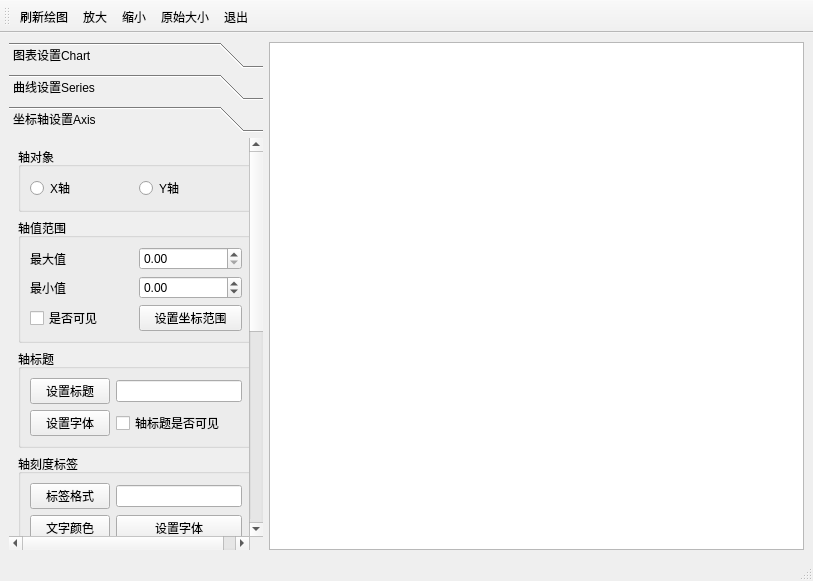
<?xml version="1.0" encoding="UTF-8"?>
<ui version="4.0">
 <class>MainWindow</class>
 <widget class="QMainWindow" name="MainWindow">
  <property name="geometry">
   <rect>
    <x>0</x>
    <y>0</y>
    <width>813</width>
    <height>581</height>
   </rect>
  </property>
  <property name="windowTitle">
   <string>MainWindow</string>
  </property>
  <widget class="QWidget" name="centralwidget">
   <layout class="QGridLayout" name="gridLayout" columnstretch="0,1">
    <item row="0" column="0">
     <widget class="QToolBox" name="toolBox">
      <property name="whatsThis">
       <string>&lt;html&gt;&lt;head/&gt;&lt;body&gt;&lt;p&gt;&lt;br/&gt;&lt;/p&gt;&lt;/body&gt;&lt;/html&gt;</string>
      </property>
      <property name="currentIndex">
       <number>2</number>
      </property>
      <widget class="QWidget" name="page_1">
       <property name="geometry">
        <rect>
         <x>0</x>
         <y>0</y>
         <width>225</width>
         <height>550</height>
        </rect>
       </property>
       <attribute name="label">
        <string>图表设置Chart</string>
       </attribute>
       <layout class="QGridLayout" name="gridLayout_2" rowstretch="1,2,2,1" rowminimumheight="0,0,0,0">
        <item row="0" column="0">
         <widget class="QGroupBox" name="groupBox_legend">
          <property name="title">
           <string>标题</string>
          </property>
          <layout class="QGridLayout" name="gridLayout_3">
           <item row="0" column="0">
            <widget class="QLineEdit" name="lineEdit_title">
             <property name="minimumSize">
              <size>
               <width>110</width>
               <height>20</height>
              </size>
             </property>
            </widget>
           </item>
           <item row="0" column="1">
            <widget class="QPushButton" name="btn_set">
             <property name="minimumSize">
              <size>
               <width>51</width>
               <height>21</height>
              </size>
             </property>
             <property name="text">
              <string>设置</string>
             </property>
            </widget>
           </item>
           <item row="1" column="0" colspan="2">
            <widget class="QPushButton" name="btn_titleFont">
             <property name="text">
              <string>设置标题字体</string>
             </property>
            </widget>
           </item>
          </layout>
         </widget>
        </item>
        <item row="1" column="0">
         <widget class="QGroupBox" name="groupBox_legend_2">
          <property name="title">
           <string>图例</string>
          </property>
          <layout class="QGridLayout" name="gridLayout_5">
           <item row="0" column="0">
            <widget class="QRadioButton" name="rBtn_Up">
             <property name="text">
              <string>上方</string>
             </property>
            </widget>
           </item>
           <item row="0" column="1">
            <widget class="QRadioButton" name="rBtn_Down">
             <property name="text">
              <string>下方</string>
             </property>
            </widget>
           </item>
           <item row="1" column="0">
            <widget class="QRadioButton" name="rBtn_Left">
             <property name="text">
              <string>左侧</string>
             </property>
            </widget>
           </item>
           <item row="1" column="1">
            <widget class="QRadioButton" name="rBtn_Right">
             <property name="text">
              <string>右侧</string>
             </property>
            </widget>
           </item>
           <item row="2" column="0">
            <widget class="QCheckBox" name="checkBox_legend">
             <property name="text">
              <string>图例可见</string>
             </property>
            </widget>
           </item>
           <item row="2" column="1">
            <widget class="QCheckBox" name="checkBox_legendBG">
             <property name="text">
              <string>图例背景可见</string>
             </property>
            </widget>
           </item>
           <item row="3" column="0">
            <widget class="QPushButton" name="pBtn_Font">
             <property name="minimumSize">
              <size>
               <width>80</width>
               <height>21</height>
              </size>
             </property>
             <property name="text">
              <string>字体</string>
             </property>
            </widget>
           </item>
           <item row="3" column="1">
            <widget class="QPushButton" name="pBtn_legendcolor">
             <property name="minimumSize">
              <size>
               <width>80</width>
               <height>21</height>
              </size>
             </property>
             <property name="text">
              <string>标签颜色</string>
             </property>
            </widget>
           </item>
          </layout>
         </widget>
        </item>
        <item row="2" column="0">
         <widget class="QGroupBox" name="groupBox_legend_3">
          <property name="title">
           <string>边距</string>
          </property>
          <layout class="QGridLayout" name="gridLayout_19">
           <item row="2" column="1">
            <widget class="QSpinBox" name="spinBox_Left"/>
           </item>
           <item row="3" column="1">
            <widget class="QSpinBox" name="spinBox_Right"/>
           </item>
           <item row="0" column="0">
            <widget class="QLabel" name="label_MarginUp">
             <property name="text">
              <string>上边距</string>
             </property>
            </widget>
           </item>
           <item row="3" column="0">
            <widget class="QLabel" name="label_MarginRight">
             <property name="text">
              <string>右边距</string>
             </property>
            </widget>
           </item>
           <item row="0" column="1">
            <widget class="QSpinBox" name="spinBox_Up"/>
           </item>
           <item row="1" column="0">
            <widget class="QLabel" name="label_MarginDown">
             <property name="text">
              <string>下边距</string>
             </property>
            </widget>
           </item>
           <item row="1" column="1">
            <widget class="QSpinBox" name="spinBox_Down"/>
           </item>
           <item row="2" column="0">
            <widget class="QLabel" name="label_MarginLeft">
             <property name="text">
              <string>左边距</string>
             </property>
            </widget>
           </item>
           <item row="4" column="0" colspan="2">
            <widget class="QPushButton" name="pBtn_setMargin">
             <property name="text">
              <string>设置边距</string>
             </property>
            </widget>
           </item>
          </layout>
         </widget>
        </item>
        <item row="3" column="0">
         <widget class="QGroupBox" name="groupBox_legend_4">
          <property name="title">
           <string>动画效果</string>
          </property>
          <layout class="QGridLayout" name="gridLayout_4" columnstretch="0,0">
           <item row="0" column="1">
            <widget class="QComboBox" name="comboBox_motion">
             <property name="maximumSize">
              <size>
               <width>100</width>
               <height>20</height>
              </size>
             </property>
             <item>
              <property name="text">
               <string>NoAnimation</string>
              </property>
             </item>
             <item>
              <property name="text">
               <string>GridAxisAnimations</string>
              </property>
             </item>
             <item>
              <property name="text">
               <string>SeriesAnimations</string>
              </property>
             </item>
             <item>
              <property name="text">
               <string>AllAnimations</string>
              </property>
             </item>
            </widget>
           </item>
           <item row="1" column="0">
            <widget class="QLabel" name="label_theme">
             <property name="text">
              <string>主题</string>
             </property>
            </widget>
           </item>
           <item row="0" column="0">
            <widget class="QLabel" name="label_motion">
             <property name="text">
              <string>动画效果</string>
             </property>
            </widget>
           </item>
           <item row="1" column="1">
            <widget class="QComboBox" name="comboBox_theme">
             <property name="maximumSize">
              <size>
               <width>100</width>
               <height>20</height>
              </size>
             </property>
             <item>
              <property name="text">
               <string>Light</string>
              </property>
             </item>
             <item>
              <property name="text">
               <string>BlueCerulean</string>
              </property>
             </item>
             <item>
              <property name="text">
               <string>Dark</string>
              </property>
             </item>
             <item>
              <property name="text">
               <string>BrownSand</string>
              </property>
             </item>
             <item>
              <property name="text">
               <string>BlueNcs</string>
              </property>
             </item>
             <item>
              <property name="text">
               <string>新建项目</string>
              </property>
             </item>
             <item>
              <property name="text">
               <string>新建项目</string>
              </property>
             </item>
             <item>
              <property name="text">
               <string>新建项目</string>
              </property>
             </item>
            </widget>
           </item>
          </layout>
         </widget>
        </item>
       </layout>
      </widget>
      <widget class="QWidget" name="page_2">
       <property name="geometry">
        <rect>
         <x>0</x>
         <y>0</y>
         <width>232</width>
         <height>434</height>
        </rect>
       </property>
       <attribute name="label">
        <string>曲线设置Series</string>
       </attribute>
       <layout class="QGridLayout" name="gridLayout_6" rowstretch="1,3,2,1">
        <item row="0" column="0">
         <widget class="QGroupBox" name="groupBox">
          <property name="title">
           <string>操作曲线</string>
          </property>
          <layout class="QGridLayout" name="gridLayout_7">
           <item row="0" column="0">
            <widget class="QRadioButton" name="sin_curve">
             <property name="text">
              <string>sin曲线</string>
             </property>
            </widget>
           </item>
           <item row="0" column="1">
            <widget class="QRadioButton" name="cos_curve">
             <property name="text">
              <string>cos曲线</string>
             </property>
            </widget>
           </item>
          </layout>
         </widget>
        </item>
        <item row="1" column="0">
         <widget class="QGroupBox" name="groupBox_2">
          <property name="title">
           <string>曲线外观</string>
          </property>
          <layout class="QGridLayout" name="gridLayout_10">
           <item row="0" column="0" colspan="2">
            <widget class="QPushButton" name="pBtn_name">
             <property name="text">
              <string>曲线名称</string>
             </property>
            </widget>
           </item>
           <item row="0" column="2">
            <widget class="QLineEdit" name="line_name"/>
           </item>
           <item row="1" column="0" colspan="2">
            <widget class="QPushButton" name="pBtn_color">
             <property name="text">
              <string>曲线颜色</string>
             </property>
            </widget>
           </item>
           <item row="1" column="2">
            <widget class="QPushButton" name="pBtn_pen">
             <property name="text">
              <string>曲线笔( 线条类型)</string>
             </property>
            </widget>
           </item>
           <item row="2" column="0" colspan="2">
            <widget class="QCheckBox" name="checkBox_curve">
             <property name="text">
              <string>曲线可见</string>
             </property>
            </widget>
           </item>
           <item row="2" column="2">
            <widget class="QCheckBox" name="checkBox_data">
             <property name="text">
              <string>数据点可见</string>
             </property>
            </widget>
           </item>
           <item row="3" column="0">
            <widget class="QLabel" name="label_transparency">
             <property name="text">
              <string>透明度</string>
             </property>
             <property name="alignment">
              <set>Qt::AlignRight|Qt::AlignTrailing|Qt::AlignVCenter</set>
             </property>
            </widget>
           </item>
           <item row="3" column="1" colspan="2">
            <widget class="QSlider" name="horizontalSlider">
             <property name="orientation">
              <enum>Qt::Horizontal</enum>
             </property>
            </widget>
           </item>
          </layout>
         </widget>
        </item>
        <item row="2" column="0">
         <widget class="QGroupBox" name="groupBox_3">
          <property name="title">
           <string>数据点标签</string>
          </property>
          <layout class="QGridLayout" name="gridLayout_9">
           <item row="0" column="0">
            <widget class="QCheckBox" name="checkBox_pointLableVisible">
             <property name="text">
              <string>数据点标签可见</string>
             </property>
            </widget>
           </item>
           <item row="1" column="0">
            <widget class="QPushButton" name="pBtn_LabelColor">
             <property name="text">
              <string>数据点标签颜色</string>
             </property>
            </widget>
           </item>
           <item row="2" column="0">
            <widget class="QPushButton" name="pBtn_LabelFont">
             <property name="text">
              <string>数据点标签字体</string>
             </property>
            </widget>
           </item>
          </layout>
         </widget>
        </item>
        <item row="3" column="0">
         <widget class="QGroupBox" name="groupBox_4">
          <property name="title">
           <string>标签格式</string>
          </property>
          <layout class="QGridLayout" name="gridLayout_8">
           <item row="0" column="0">
            <widget class="QRadioButton" name="rBtn_Y">
             <property name="text">
              <string>Y点</string>
             </property>
            </widget>
           </item>
           <item row="0" column="1">
            <widget class="QRadioButton" name="rBtn_XY">
             <property name="text">
              <string>( X点，Y点)</string>
             </property>
            </widget>
           </item>
          </layout>
         </widget>
        </item>
       </layout>
      </widget>
      <widget class="QWidget" name="page_3">
       <property name="geometry">
        <rect>
         <x>0</x>
         <y>0</y>
         <width>265</width>
         <height>806</height>
        </rect>
       </property>
       <attribute name="label">
        <string>坐标轴设置Axis</string>
       </attribute>
       <layout class="QGridLayout" name="gridLayout_18">
        <item row="0" column="0">
         <widget class="QGroupBox" name="groupBox_5">
          <property name="title">
           <string>轴对象</string>
          </property>
          <layout class="QGridLayout" name="gridLayout_11">
           <item row="0" column="0">
            <widget class="QRadioButton" name="rBtn_XAxies">
             <property name="text">
              <string>X轴</string>
             </property>
            </widget>
           </item>
           <item row="0" column="1">
            <widget class="QRadioButton" name="rBtn_YAxies">
             <property name="text">
              <string>Y轴</string>
             </property>
            </widget>
           </item>
          </layout>
         </widget>
        </item>
        <item row="1" column="0">
         <widget class="QGroupBox" name="groupBox_6">
          <property name="title">
           <string>轴值范围</string>
          </property>
          <layout class="QGridLayout" name="gridLayout_12">
           <item row="0" column="0">
            <widget class="QLabel" name="Axis_maxV">
             <property name="text">
              <string>最大值</string>
             </property>
            </widget>
           </item>
           <item row="0" column="1">
            <widget class="QDoubleSpinBox" name="dSBox_maxV"/>
           </item>
           <item row="1" column="0">
            <widget class="QLabel" name="Axis_minV">
             <property name="text">
              <string>最小值</string>
             </property>
            </widget>
           </item>
           <item row="1" column="1">
            <widget class="QDoubleSpinBox" name="dSBox_minV">
             <property name="minimum">
              <double>-50.000000000000000</double>
             </property>
            </widget>
           </item>
           <item row="2" column="0">
            <widget class="QCheckBox" name="Axis_isVisible">
             <property name="text">
              <string>是否可见</string>
             </property>
            </widget>
           </item>
           <item row="2" column="1">
            <widget class="QPushButton" name="Axis_range">
             <property name="text">
              <string>设置坐标范围</string>
             </property>
            </widget>
           </item>
          </layout>
         </widget>
        </item>
        <item row="2" column="0">
         <widget class="QGroupBox" name="groupBox_7">
          <property name="title">
           <string>轴标题</string>
          </property>
          <layout class="QGridLayout" name="gridLayout_13">
           <item row="1" column="0">
            <widget class="QPushButton" name="Axis_font">
             <property name="text">
              <string>设置字体</string>
             </property>
            </widget>
           </item>
           <item row="1" column="1">
            <widget class="QCheckBox" name="Axis_titlesVisible">
             <property name="text">
              <string>轴标题是否可见</string>
             </property>
            </widget>
           </item>
           <item row="0" column="1">
            <widget class="QLineEdit" name="Axis_title"/>
           </item>
           <item row="0" column="0">
            <widget class="QPushButton" name="Axis_setTitle">
             <property name="text">
              <string>设置标题</string>
             </property>
            </widget>
           </item>
          </layout>
         </widget>
        </item>
        <item row="3" column="0">
         <widget class="QGroupBox" name="groupBox_8">
          <property name="title">
           <string>轴刻度标签</string>
          </property>
          <layout class="QGridLayout" name="gridLayout_14">
           <item row="0" column="0">
            <widget class="QPushButton" name="pBtn_style">
             <property name="text">
              <string>标签格式</string>
             </property>
            </widget>
           </item>
           <item row="0" column="1">
            <widget class="QLineEdit" name="lineEdit_style"/>
           </item>
           <item row="1" column="0">
            <widget class="QPushButton" name="pBtn_Fontcolor">
             <property name="text">
              <string>文字颜色</string>
             </property>
            </widget>
           </item>
           <item row="1" column="1">
            <widget class="QPushButton" name="pBtn_setFont">
             <property name="text">
              <string>设置字体</string>
             </property>
            </widget>
           </item>
           <item row="2" column="0" colspan="2">
            <widget class="QCheckBox" name="chk_scaleisVisible">
             <property name="text">
              <string>刻度标签是否可见</string>
             </property>
            </widget>
           </item>
          </layout>
         </widget>
        </item>
        <item row="4" column="0">
         <widget class="QGroupBox" name="groupBox_9">
          <property name="title">
           <string> 网格线</string>
          </property>
          <layout class="QGridLayout" name="gridLayout_15">
           <item row="0" column="0" colspan="2">
            <widget class="QCheckBox" name="chk_gridLineVisible">
             <property name="text">
              <string>网格线是否可见</string>
             </property>
            </widget>
           </item>
           <item row="1" column="0">
            <widget class="QPushButton" name="pBtn_gridLineColor">
             <property name="text">
              <string>主刻度线网格线颜色</string>
             </property>
            </widget>
           </item>
           <item row="1" column="1">
            <widget class="QPushButton" name="pBtn_gridLinePen">
             <property name="text">
              <string>主刻度线笔</string>
             </property>
            </widget>
           </item>
          </layout>
         </widget>
        </item>
        <item row="5" column="0">
         <widget class="QGroupBox" name="groupBox_10">
          <property name="title">
           <string>坐标轴与Tick</string>
          </property>
          <layout class="QGridLayout" name="gridLayout_16">
           <item row="0" column="0">
            <widget class="QLabel" name="label_tickcout">
             <property name="text">
              <string>Tick个数</string>
             </property>
            </widget>
           </item>
           <item row="0" column="1">
            <widget class="QSpinBox" name="spinBox_Tickcount"/>
           </item>
           <item row="1" column="0" colspan="2">
            <widget class="QCheckBox" name="chk_TickLineIsVisible">
             <property name="text">
              <string>Tick线是否可见</string>
             </property>
            </widget>
           </item>
           <item row="2" column="0">
            <widget class="QPushButton" name="pBtn_lineColor">
             <property name="text">
              <string>坐标轴颜色</string>
             </property>
            </widget>
           </item>
           <item row="2" column="1">
            <widget class="QPushButton" name="pBtn_linePen">
             <property name="text">
              <string>坐标轴线笔</string>
             </property>
            </widget>
           </item>
          </layout>
         </widget>
        </item>
        <item row="6" column="0">
         <widget class="QGroupBox" name="groupBox_11">
          <property name="title">
           <string>MinorTick</string>
          </property>
          <layout class="QGridLayout" name="gridLayout_17">
           <item row="0" column="0">
            <widget class="QLabel" name="label_minorTickcount">
             <property name="text">
              <string>MinorTick个数</string>
             </property>
            </widget>
           </item>
           <item row="0" column="1" colspan="2">
            <widget class="QSpinBox" name="spinBox_minorTickcount"/>
           </item>
           <item row="1" column="0" colspan="3">
            <widget class="QCheckBox" name="chk_MinorTickLineIsVisible">
             <property name="text">
              <string>MinorTick线是否可见</string>
             </property>
            </widget>
           </item>
           <item row="2" column="0" colspan="2">
            <widget class="QPushButton" name="MinorTick_Color">
             <property name="text">
              <string>MinorTick网格线颜色</string>
             </property>
            </widget>
           </item>
           <item row="2" column="2">
            <widget class="QPushButton" name="pBtn_minorLinePen">
             <property name="text">
              <string>Minor网格线笔</string>
             </property>
            </widget>
           </item>
          </layout>
         </widget>
        </item>
       </layout>
      </widget>
     </widget>
    </item>
    <item row="0" column="1">
     <widget class="QChartView" name="cView"/>
    </item>
   </layout>
  </widget>
  <widget class="QMenuBar" name="menubar">
   <property name="geometry">
    <rect>
     <x>0</x>
     <y>0</y>
     <width>813</width>
     <height>21</height>
    </rect>
   </property>
  </widget>
  <widget class="QStatusBar" name="statusbar"/>
  <widget class="QToolBar" name="toolBar">
   <property name="windowTitle">
    <string>toolBar</string>
   </property>
   <property name="toolButtonStyle">
    <enum>Qt::ToolButtonTextUnderIcon</enum>
   </property>
   <attribute name="toolBarArea">
    <enum>TopToolBarArea</enum>
   </attribute>
   <attribute name="toolBarBreak">
    <bool>false</bool>
   </attribute>
   <addaction name="actFlush"/>
   <addaction name="actZoomIn"/>
   <addaction name="actZoomOut"/>
   <addaction name="actReset"/>
   <addaction name="actexit"/>
  </widget>
  <action name="actFlush">
   <property name="icon">
    <iconset resource="res.qrc">
     <normaloff>:/images/flush.png</normaloff>:/images/flush.png</iconset>
   </property>
   <property name="text">
    <string>刷新绘图</string>
   </property>
  </action>
  <action name="actZoomIn">
   <property name="icon">
    <iconset resource="res.qrc">
     <normaloff>:/images/zoomIn.png</normaloff>:/images/zoomIn.png</iconset>
   </property>
   <property name="text">
    <string>放大</string>
   </property>
  </action>
  <action name="actZoomOut">
   <property name="icon">
    <iconset resource="res.qrc">
     <normaloff>:/images/zoomOut.png</normaloff>:/images/zoomOut.png</iconset>
   </property>
   <property name="text">
    <string>缩小</string>
   </property>
  </action>
  <action name="actReset">
   <property name="icon">
    <iconset resource="res.qrc">
     <normaloff>:/images/reset.png</normaloff>:/images/reset.png</iconset>
   </property>
   <property name="text">
    <string>原始大小</string>
   </property>
  </action>
  <action name="actexit">
   <property name="icon">
    <iconset resource="res.qrc">
     <normaloff>:/images/exit.png</normaloff>:/images/exit.png</iconset>
   </property>
   <property name="text">
    <string>退出</string>
   </property>
  </action>
 </widget>
 <customwidgets>
  <customwidget>
   <class>QChartView</class>
   <extends>QGraphicsView</extends>
   <header location="global">qchartview.h</header>
  </customwidget>
 </customwidgets>
 <resources>
  <include location="res.qrc"/>
 </resources>
 <connections>
  <connection>
   <sender>actexit</sender>
   <signal>triggered()</signal>
   <receiver>MainWindow</receiver>
   <slot>close()</slot>
   <hints>
    <hint type="sourcelabel">
     <x>-1</x>
     <y>-1</y>
    </hint>
    <hint type="destinationlabel">
     <x>313</x>
     <y>290</y>
    </hint>
   </hints>
  </connection>
 </connections>
</ui>
